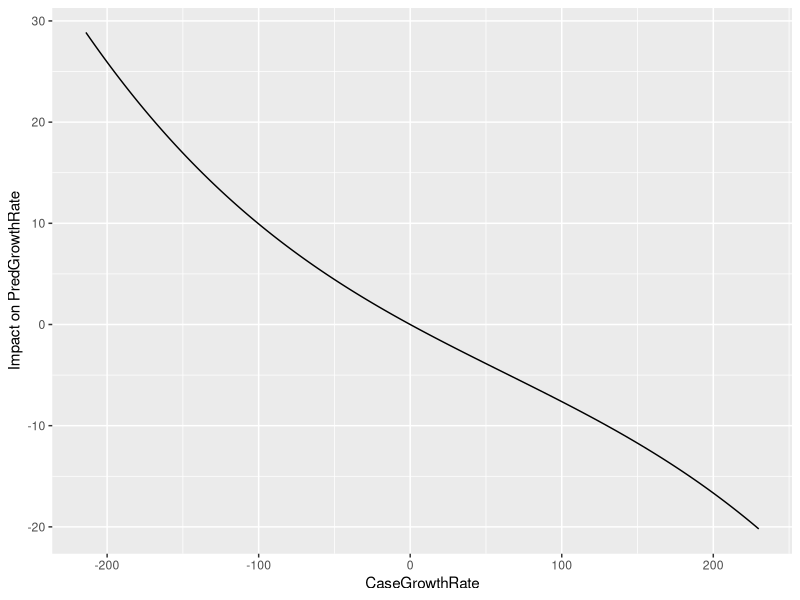
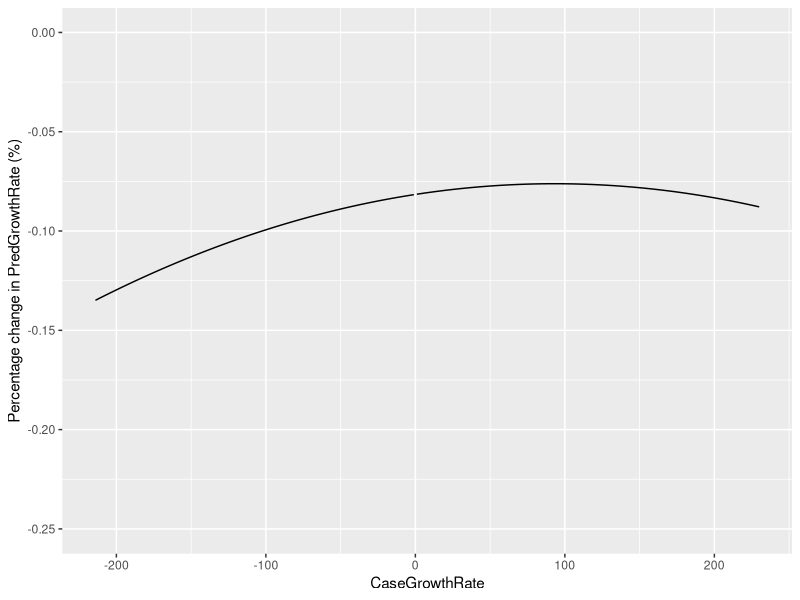
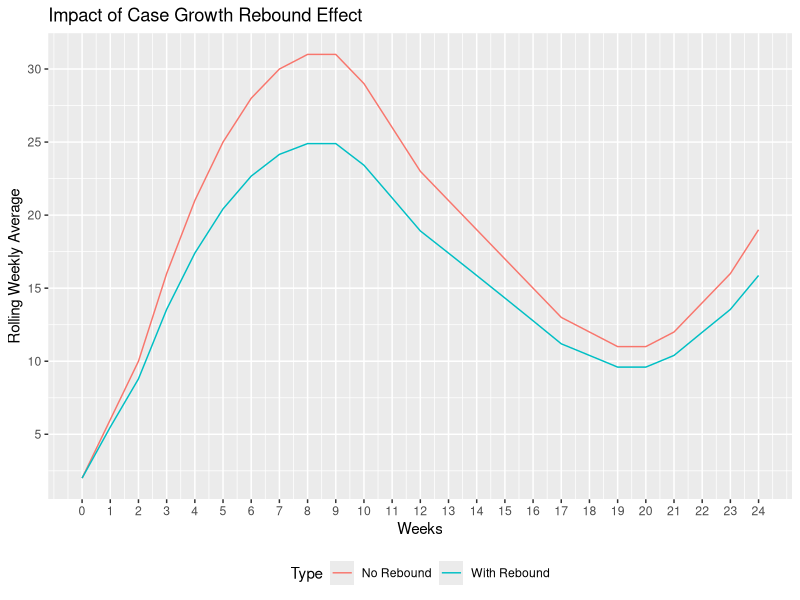
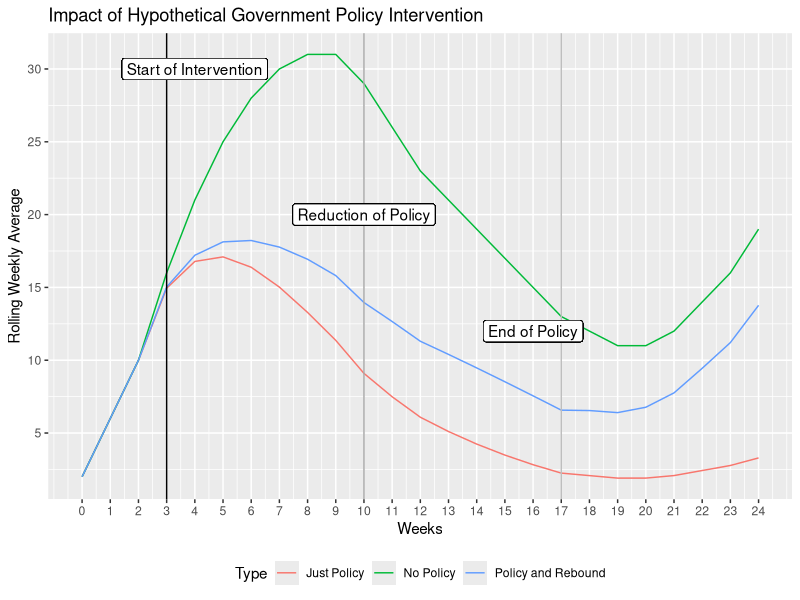
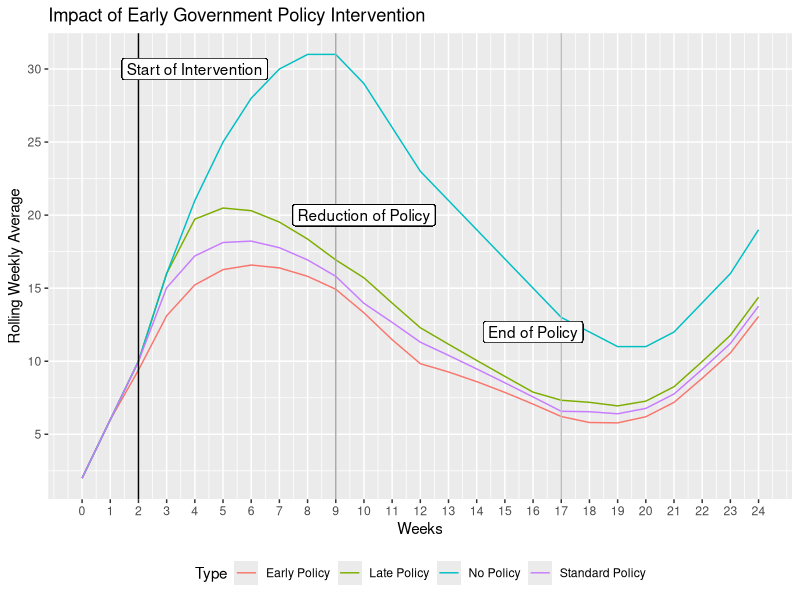
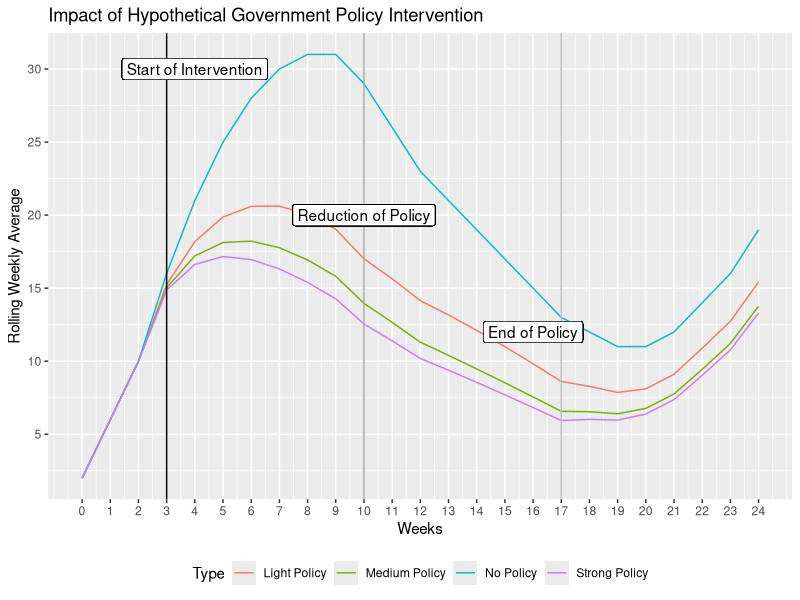
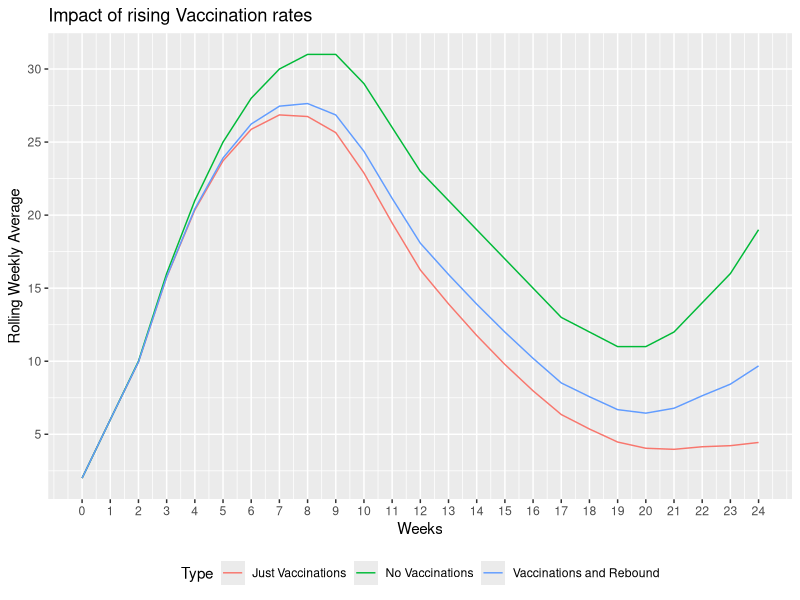
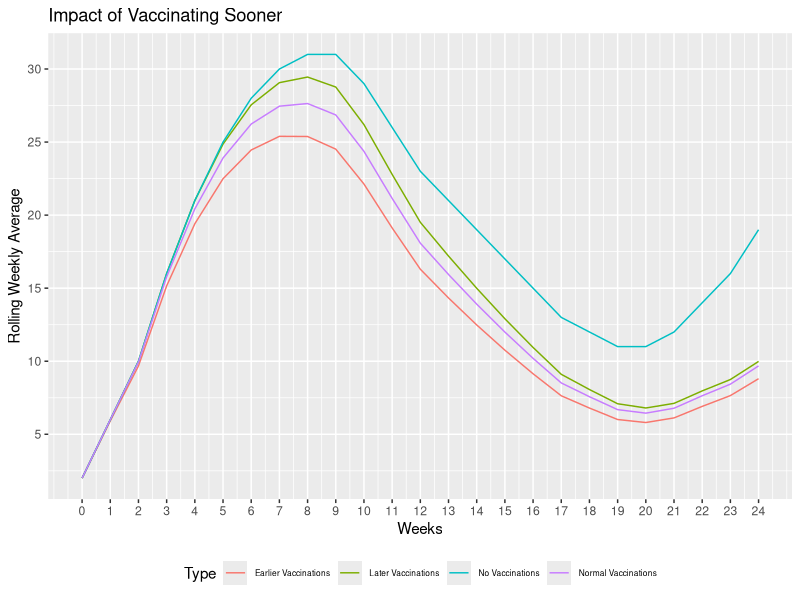

Write the R code that produced these figures, in order.
## ---- chunk 1
knitr::opts_chunk$set(fig.width=5.5, fig.height=4.5) 
## ---- chunk 2
library(ggplot2)
x = c(-214:230)
a = -0.08157925
b = 0.01159026
c = -0.06221209
y = x*a +x^2/100*b+x^3/100000*c


CaseGrowth <- as.data.frame(cbind(x,y))
ggplot(CaseGrowth, aes(x = x, y= y)) +geom_line() +xlab("CaseGrowthRate")+ ylab("Impact on PredGrowthRate")

ggplot(CaseGrowth, aes(x = x, y= y/x)) +geom_line() +xlab("CaseGrowthRate")+ ylab("Percentage change in PredGrowthRate (%)") + ylim(-0.25,0)

Weeks  = c(0:24)
CaseLoad = c(2,6,10,16,21,25,28,30,31,31,29,26,23,21,19,17,15,13,12,11,11,12,14,16,19)
GrowthRate = c(0)
for(i in 1:24){
  GrowthRate[i] <- (log(CaseLoad[i+1]) - log(CaseLoad[i]))*100
}

NewGrowthRate <- 0.92*GrowthRate


CaseGrowthImpact <- c(2)

for(i in 2:25){
  CaseGrowthImpact[i] <- CaseGrowthImpact[i-1]*exp(NewGrowthRate[i-1]/100)
}


CaseGrowthVis <- as.data.frame(cbind(Weeks,CaseLoad, CaseGrowthImpact))
colnames(CaseGrowthVis)[1:3] <-c("Weeks", "No Rebound", "With Rebound")
CaseGrowthVis <- tidyr::pivot_longer(CaseGrowthVis,cols = 2:3, names_to = "Type", values_to = "Cases")
ggplot(data = CaseGrowthVis, aes(x = Weeks, y = Cases))+ geom_line(aes(colour=Type)) + scale_x_continuous(breaks = Weeks) + scale_y_continuous(breaks = c(5,10,15,20,25,30,35)) + labs(title = "Impact of Case Growth Rebound Effect", y = "Rolling Weekly Average", x = "Weeks")  + theme(legend.position="bottom")
## ---- chunk 3
Weeks  = c(0:24)
CaseLoad = c(2,6,10,16,21,25,28,30,31,31,29,26,23,21,19,17,15,13,12,11,11,12,14,16,19)
GrowthRate = c(0)
for(i in 1:24){
  GrowthRate[i] <- (log(CaseLoad[i+1]) - log(CaseLoad[i]))*100
}
#Weeks <- c(Weeks[1:4],24,Weeks[5:21])
#c(CaseLoad[1:4],15,CaseLoad[5:21])
#CaseLoad <- c(CaseLoad[1:4],18,CaseLoad[5:21])

#GrowthRate <- c(GrowthRate[1:3],(log(18)-log(12))*100,GrowthRate[4:20])
#CaseLoad
NewGrowthRate <- GrowthRate
NewGrowthRate[3] <- GrowthRate[3] - 6.82
NewGrowthRate[4:10] <- GrowthRate[4:10] - 15.59
NewGrowthRate[11:17] <- GrowthRate[11:17] - 8.5
NewGrowthRate[18:19] <- GrowthRate[18:19] + .059 # This line and the next are for how after a policy is lifted the lagged variable still remains in place.
NewGrowthRate[20:21] <- GrowthRate[20:21] + .024

GovtPolicy <- c(2)
PolicyAndRecoil <- c(2)

for(i in 2:25){
  GovtPolicy[i] <- GovtPolicy[i-1]*exp(NewGrowthRate[i-1]/100)
  PolicyAndRecoil[i] <- PolicyAndRecoil[i-1]*exp(NewGrowthRate[i-1]/100)
  PolicyAndRecoil[i] <- PolicyAndRecoil[i]+ 0.08*(CaseLoad[i]-PolicyAndRecoil[i])
}

GovtPolicyVis <- as.data.frame(cbind(Weeks,CaseLoad, GovtPolicy,PolicyAndRecoil))
colnames(GovtPolicyVis)[2:4] <-c("No Policy", "Just Policy", "Policy and Rebound")
GovtPolicyVis <- tidyr::pivot_longer(GovtPolicyVis,cols = 2:4, names_to = "Type", values_to = "Cases")
ggplot(data = GovtPolicyVis, aes(x = Weeks, y = Cases))+ geom_line(aes(colour=Type)) + scale_x_continuous(breaks = Weeks) + scale_y_continuous(breaks = c(5,10,15,20,25,30,35)) + labs(title = "Impact of Hypothetical Government Policy Intervention", y = "Rolling Weekly Average", x = "Weeks") + geom_vline(xintercept = 3, color = "Black") + geom_vline(xintercept = 10, color = "Dark Grey") + geom_vline(xintercept = 17, color = "Grey") + geom_label(aes(x = 4, label="Start of Intervention",y =30)) + geom_label(aes(x = 10, label="Reduction of Policy",y =20)) + geom_label(aes(x = 16, label="End of Policy",y =12)) + theme(legend.position="bottom")
MediumRestriction <- PolicyAndRecoil

## ---- chunk 4
MediumRestriction[25]/CaseLoad[25]
GovtPolicy[25]/CaseLoad[25]
sum(MediumRestriction)/sum(CaseLoad)
## ---- chunk 5
NewGrowthRate <- GrowthRate
NewGrowthRate[2] <- GrowthRate[2] - 6.82
NewGrowthRate[3:12] <- GrowthRate[3:12] - 15.59
NewGrowthRate[13:18] <- GrowthRate[13:18] - 8.5
NewGrowthRate[19:20] <- GrowthRate[19:20] + .059
NewGrowthRate[21:22] <- GrowthRate[21:22] + .024


PolicyAndRecoil <- c(2)

for(i in 2:25){
  PolicyAndRecoil[i] <- PolicyAndRecoil[i-1]*exp(NewGrowthRate[i-1]/100)
  PolicyAndRecoil[i] <- PolicyAndRecoil[i]+ 0.08*(CaseLoad[i]-PolicyAndRecoil[i])
}

EarlyRestriction <- PolicyAndRecoil

NewGrowthRate <- GrowthRate
NewGrowthRate[4] <- GrowthRate[4] - 6.82
NewGrowthRate[5:9] <- GrowthRate[5:9] - 15.59
NewGrowthRate[10:16] <- GrowthRate[10:16] - 8.5
NewGrowthRate[17:18] <- GrowthRate[17:18] + .059
NewGrowthRate[19:20] <- GrowthRate[19:20] + .024


PolicyAndRecoil <- c(2)

for(i in 2:25){
  PolicyAndRecoil[i] <- PolicyAndRecoil[i-1]*exp(NewGrowthRate[i-1]/100)
  PolicyAndRecoil[i] <- PolicyAndRecoil[i]+ 0.08*(CaseLoad[i]-PolicyAndRecoil[i])
}


LateRestriction <- PolicyAndRecoil
#sum(PolicyAndRecoil)

#sum(PolicyAndRecoil)/sum(CaseLoad)

#PolicyAndRecoil[21]/15
GovtPolicyVis <- as.data.frame(cbind(Weeks,CaseLoad, LateRestriction, MediumRestriction,EarlyRestriction))
colnames(GovtPolicyVis)[2:5] <-c("No Policy", "Late Policy", "Standard Policy", "Early Policy")
GovtPolicyVis <- tidyr::pivot_longer(GovtPolicyVis,cols = 2:5, names_to = "Type", values_to = "Cases")
ggplot(data = GovtPolicyVis, aes(x = Weeks, y = Cases))+ geom_line(aes(colour=Type)) + scale_x_continuous(breaks = Weeks) + scale_y_continuous(breaks = c(5,10,15,20,25,30,35)) + labs(title = "Impact of Early Government Policy Intervention", y = "Rolling Weekly Average", x = "Weeks") + geom_vline(xintercept = 2, color = "Black") + geom_vline(xintercept = 9, color = "Dark Grey") + geom_vline(xintercept = 17, color = "Grey") + geom_label(aes(x = 4, label="Start of Intervention",y =30)) + geom_label(aes(x = 10, label="Reduction of Policy",y =20)) + geom_label(aes(x = 16, label="End of Policy",y =12))  + theme(legend.position="bottom")


## ---- chunk 6
NewGrowthRate <- GrowthRate
NewGrowthRate[3] <- GrowthRate[3] - 5.27
NewGrowthRate[4:10] <- GrowthRate[4:10] - 10.88
NewGrowthRate[11:17] <- GrowthRate[11:17] - 3.4
NewGrowthRate[18:19] <- GrowthRate[18:19] + .03 # This line and the next are for how after a policy is lifted the lagged variable still remains in place.
NewGrowthRate[20:21] <- GrowthRate[20:21] + .015

LightPolicy <- c(2)


for(i in 2:25){
  LightPolicy[i] <- LightPolicy[i-1]*exp(NewGrowthRate[i-1]/100)
  LightPolicy[i] <- LightPolicy[i]+ 0.08*(CaseLoad[i]-LightPolicy[i])
}

NewGrowthRate <- GrowthRate
NewGrowthRate[3] <- GrowthRate[3] - 7.99
NewGrowthRate[4:10] <- GrowthRate[4:10] - 18.33
NewGrowthRate[11:17] <- GrowthRate[11:17] - 10.5
NewGrowthRate[18:19] <- GrowthRate[18:19] + .3 # This line and the next are for how after a policy is lifted the lagged variable still remains in place.
NewGrowthRate[20:21] <- GrowthRate[20:21] + .15

HardPolicy <- c(2)


for(i in 2:25){
  HardPolicy[i] <- HardPolicy[i-1]*exp(NewGrowthRate[i-1]/100)
  HardPolicy[i] <- HardPolicy[i]+ 0.08*(CaseLoad[i]-HardPolicy[i])
}


GovtPolicyVis2 <- as.data.frame(cbind(Weeks,CaseLoad, LightPolicy, MediumRestriction,HardPolicy))
colnames(GovtPolicyVis2)[2:5] <-c("No Policy", "Light Policy", "Medium Policy", "Strong Policy")
GovtPolicyVis2 <- tidyr::pivot_longer(GovtPolicyVis2,cols = 2:5, names_to = "Type", values_to = "Cases")
ggplot(data = GovtPolicyVis2, aes(x = Weeks, y = Cases))+ geom_line(aes(colour=Type)) + scale_x_continuous(breaks = Weeks) + scale_y_continuous(breaks = c(5,10,15,20,25,30,35)) + labs(title = "Impact of Hypothetical Government Policy Intervention", y = "Rolling Weekly Average", x = "Weeks") + geom_vline(xintercept = 3, color = "Black") + geom_vline(xintercept = 10, color = "Dark Grey") + geom_vline(xintercept = 17, color = "Grey") + geom_label(aes(x = 4, label="Start of Intervention",y =30)) + geom_label(aes(x = 10, label="Reduction of Policy",y =20)) + geom_label(aes(x = 16, label="End of Policy",y =12)) + theme(legend.position="bottom")

## ---- chunk 7
1- sum(EarlyRestriction)/sum(CaseLoad)
1- sum(LateRestriction)/sum(CaseLoad)
1- sum(MediumRestriction)/sum(CaseLoad)
1- sum(EarlyRestriction)/sum(LateRestriction)
1- EarlyRestriction/LateRestriction
1- EarlyRestriction[25]/LateRestriction[25]
## ---- chunk 8
GrowthRate = c(0)
for(i in 1:24){
  GrowthRate[i] <- (log(CaseLoad[i+1]) - log(CaseLoad[i]))*100
}

NewGrowthRate <- GrowthRate
VaccinationEffect <-c(0:23)/23*-0.1211555*100
NewGrowthRate <- GrowthRate+VaccinationEffect
VacPolicy <- c(2)
VacAndRecoil <- c(2)

for(i in 2:25){
  VacPolicy[i] <- VacPolicy[i-1]*exp(NewGrowthRate[i-1]/100)
  VacAndRecoil[i] <- VacAndRecoil[i-1]*exp(NewGrowthRate[i-1]/100)
  VacAndRecoil[i] <- VacAndRecoil[i]+ 0.08*(CaseLoad[i]-VacAndRecoil[i])
}
#VacAndRecoil/CaseLoad
#VaccinationEffect[3]
#VacPolicy
#VacAndRecoil
#VacAndRecoil[21]/CaseLoad[21]
VacPolicyVis <- as.data.frame(cbind(Weeks,CaseLoad, VacPolicy,VacAndRecoil))
colnames(VacPolicyVis)[2:4] <-c("No Vaccinations", "Just Vaccinations", "Vaccinations and Rebound")
VacPolicyVis <- tidyr::pivot_longer(VacPolicyVis,cols = 2:4, names_to = "Type", values_to = "Cases")
ggplot(data = VacPolicyVis, aes(x = Weeks, y = Cases))+ geom_line(aes(colour=Type)) + scale_x_continuous(breaks = Weeks) + scale_y_continuous(breaks = c(5,10,15,20,25,30,35)) + labs(title = "Impact of rising Vaccination rates", y = "Rolling Weekly Average", x = "Weeks")  + theme(legend.position="bottom")
StandardVac <- VacAndRecoil


#VacAndRecoil
#VacPolicy

## ---- chunk 9
sum(VacAndRecoil)/sum(CaseLoad)
## ---- chunk 10
GrowthRate = c(0)
for(i in 1:24){
  GrowthRate[i] <- (log(CaseLoad[i+1]) - log(CaseLoad[i]))*100
}

NewGrowthRate <- GrowthRate
LateVacEffect <- c(0,0,0,0:20/20)*-0.1211555*100
EarlyVacEffect <-c(3:26)/23*-0.1211555*100
SlowVacEffect <-c(0:23)/23*-0.0923*100
FastVacEffect <-c(0:23)/23*-0.1520417*100
LateVaccines <- c(2)
EarlyVaccines <- c(2)
SlowVaccines <- c(2)
FastVaccines <- c(2)


NewGrowthRate <- NewGrowthRate+LateVacEffect

for(i in 2:25){
  LateVaccines[i] <- LateVaccines[i-1]*exp(NewGrowthRate[i-1]/100)
  LateVaccines[i] <- LateVaccines[i]+ 0.08*(CaseLoad[i]-LateVaccines[i])
  
}
NewGrowthRate <- GrowthRate
NewGrowthRate <- NewGrowthRate+EarlyVacEffect

for(i in 2:25){
  EarlyVaccines[i] <- EarlyVaccines[i-1]*exp(NewGrowthRate[i-1]/100)
  EarlyVaccines[i] <- EarlyVaccines[i]+ 0.08*(CaseLoad[i]-EarlyVaccines[i])
  
}
NewGrowthRate <- GrowthRate
NewGrowthRate <- NewGrowthRate+SlowVacEffect
for(i in 2:25){
  SlowVaccines[i] <- SlowVaccines[i-1]*exp(NewGrowthRate[i-1]/100)
  SlowVaccines[i] <- SlowVaccines[i]+ 0.08*(CaseLoad[i]-SlowVaccines[i])
  
}
NewGrowthRate <- GrowthRate
NewGrowthRate <- NewGrowthRate+FastVacEffect
for(i in 2:25){
  FastVaccines[i] <- FastVaccines[i-1]*exp(NewGrowthRate[i-1]/100)
  FastVaccines[i] <- FastVaccines[i]+ 0.08*(CaseLoad[i]-FastVaccines[i])
  
}

VacPolicyVisTime <- as.data.frame(cbind(Weeks,CaseLoad, EarlyVaccines,StandardVac, LateVaccines))
colnames(VacPolicyVisTime)[2:5] <-c("No Vaccinations", "Earlier Vaccinations", "Normal Vaccinations", "Later Vaccinations")
VacPolicyVisTime <- tidyr::pivot_longer(VacPolicyVisTime,cols = 2:5, names_to = "Type", values_to = "Cases")
ggplot(data = VacPolicyVisTime, aes(x = Weeks, y = Cases))+ geom_line(aes(colour=Type)) + scale_x_continuous(breaks = Weeks) + scale_y_continuous(breaks = c(5,10,15,20,25,30,35)) + labs(title = "Impact of Vaccinating Sooner", y = "Rolling Weekly Average", x = "Weeks")  + theme(legend.position="bottom",legend.text = element_text(size=6))


VacPolicyVisSpeed <- as.data.frame(cbind(Weeks,CaseLoad, SlowVaccines,StandardVac, FastVaccines))
colnames(VacPolicyVisSpeed)[2:5] <-c("No Vaccinations", "Slower Vaccinations", "Normal Vaccinations", "Faster Vaccinations")
VacPolicyVisSpeed <- tidyr::pivot_longer(VacPolicyVisSpeed,cols = 2:5, names_to = "Type", values_to = "Cases")

## ---- chunk 11
ggplot(data = VacPolicyVisSpeed, aes(x = Weeks, y = Cases))+ geom_line(aes(colour=Type)) + scale_x_continuous(breaks = Weeks) + scale_y_continuous(breaks = c(5,10,15,20,25,30,35)) + labs(title = "Impact of Vaccinating Faster", y = "Rolling Weekly Average", x = "Weeks")  + theme(legend.position="bottom",legend.text = element_text(size=6))
## ---- chunk 12

NewGrowthRate <- GrowthRate
NewGrowthRate[3] <- GrowthRate[3] - 6.82
NewGrowthRate[4:10] <- GrowthRate[4:10] - 15.59
NewGrowthRate[11:17] <- GrowthRate[11:17] - 8.5
NewGrowthRate[18:19] <- GrowthRate[18:19] + .059 # This line and the next are for how after a policy is lifted the lagged variable still remains in place.
NewGrowthRate[20:21] <- GrowthRate[20:21] + .024
NewGrowthRate <- NewGrowthRate+VaccinationEffect


VacAndPolicy <- c(2)

for(i in 2:25){
  VacAndPolicy[i] <- VacAndPolicy[i-1]*exp(NewGrowthRate[i-1]/100)
  VacAndPolicy[i] <- VacAndPolicy[i]+ 0.08*(CaseLoad[i]-VacAndPolicy[i])
}

VacPolicyVis <- as.data.frame(cbind(Weeks,CaseLoad, MediumRestriction,VacAndRecoil,VacAndPolicy))
colnames(VacPolicyVis)[2:5] <-c("No Vaccinations or Policies", "Policies", "Vaccinations", "Policies and Vaccinations")
VacPolicyVis <- tidyr::pivot_longer(VacPolicyVis,cols = 2:5, names_to = "Type", values_to = "Cases")
ggplot(data = VacPolicyVis, aes(x = Weeks, y = Cases))+ geom_line(aes(colour=Type)) + scale_x_continuous(breaks = Weeks) + scale_y_continuous(breaks = c(5,10,15,20,25,30,35)) + labs(title = "Combined Impact of Vaccinations and Policy", y = "Rolling Weekly Average", x = "Weeks") + geom_vline(xintercept = 3, color = "Black") + geom_vline(xintercept = 10, color = "Dark Grey") + geom_vline(xintercept = 17, color = "Grey") + geom_label(aes(x = 4, label="Start of Intervention",y =30)) + geom_label(aes(x = 10, label="Reduction of Policy",y =20)) + geom_label(aes(x = 16, label="End of Policy",y =12))  + theme(legend.position="bottom")

## ---- chunk 13
1- sum(MediumRestriction)/sum(CaseLoad)
1- sum(VacAndRecoil)/sum(CaseLoad)
1- sum(VacAndPolicy)/sum(CaseLoad)
1- MediumRestriction[25]/CaseLoad[25]
1- VacAndRecoil[25]/CaseLoad[25]
1- VacAndPolicy[25]/CaseLoad[25]
